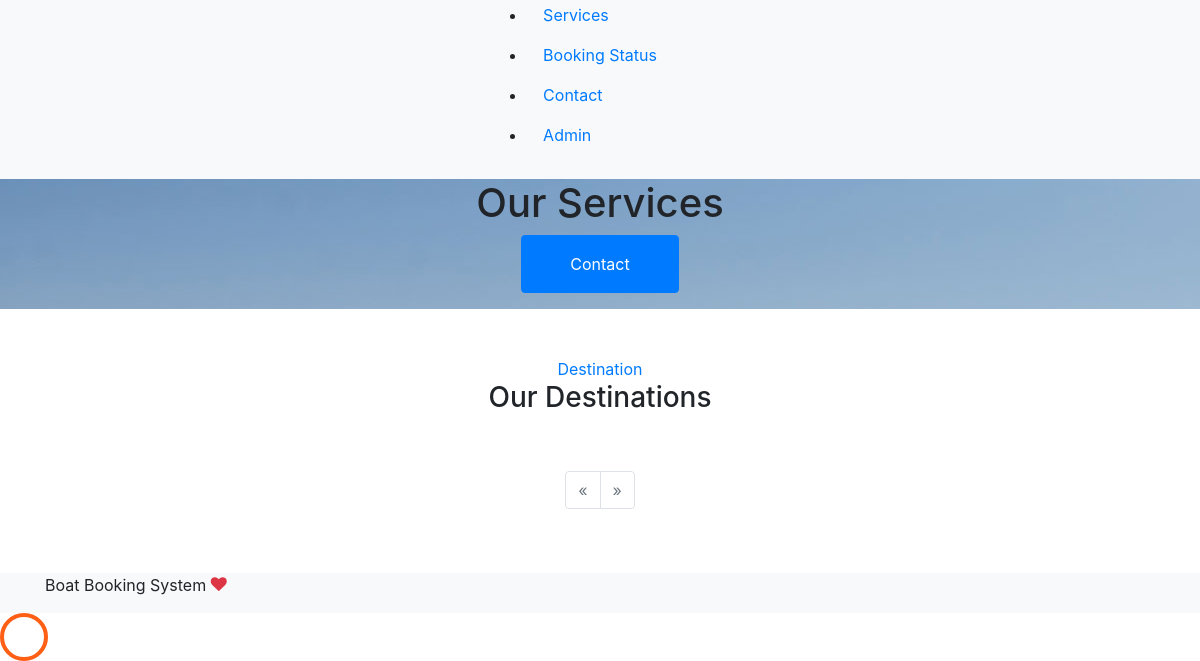
The app's page /bbs/services.php (lower part), older data.
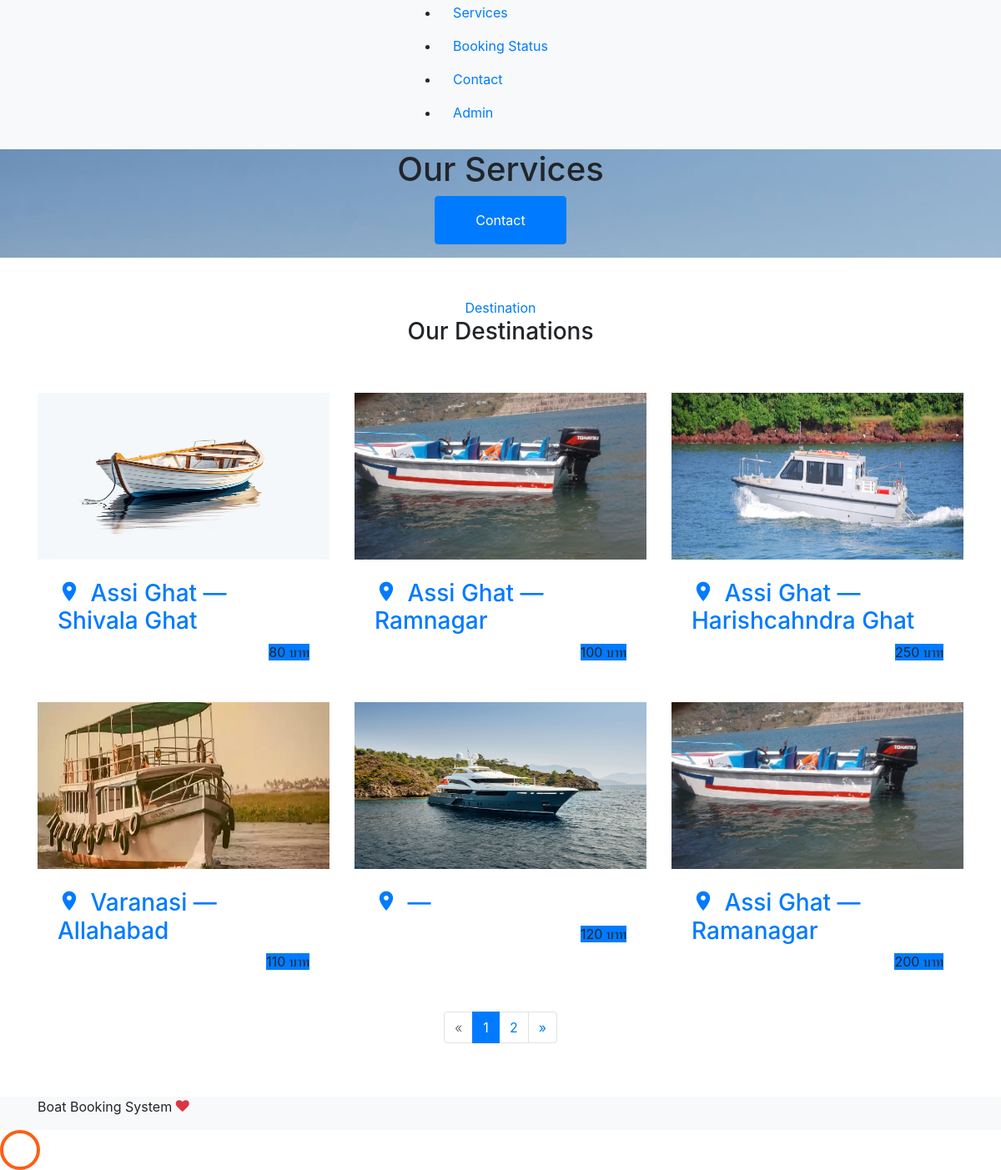
The same page, newer data.
### tables this page shows
CREATE TABLE `tblboat` (
  `ID` int(5) NOT NULL,
  `BoatName` varchar(250) DEFAULT NULL,
  `Image` varchar(250) DEFAULT NULL,
  `Size` varchar(100) DEFAULT NULL,
  `Capacity` varchar(100) DEFAULT NULL,
  `Source` varchar(250) DEFAULT NULL,
  `Destination` varchar(250) DEFAULT NULL,
  `Route` varchar(250) DEFAULT NULL,
  `Price` decimal(10,0) DEFAULT NULL,
  `Description` mediumtext DEFAULT NULL,
  `AddedBy` int(5) DEFAULT NULL,
  `CreationDate` timestamp NULL DEFAULT current_timestamp()
);

### bbs/services.php (the view, shortened to what this page needs)
<?php session_start();
include('includes/config.php');
?>
<!DOCTYPE html>
<html lang="en">
<head>
  <link rel="stylesheet" href="fonts/icomoon/style.css">
  <link rel="stylesheet" href="css/bootstrap.min.css">
  <link rel="stylesheet" href="css/jquery-ui.css">
  <link rel="stylesheet" href="css/owl.carousel.min.css">
  <link rel="stylesheet" href="css/owl.theme.default.min.css">
  <link rel="stylesheet" href="css/owl.theme.default.min.css">
  <link rel="stylesheet" href="css/jquery.fancybox.min.css">
  <link rel="stylesheet" href="css/bootstrap-datepicker.css">
  <link rel="stylesheet" href="fonts/flaticon/font/flaticon.css">
  <link rel="stylesheet" href="css/aos.css">
  <link href="css/jquery.mb.YTPlayer.min.css" media="all" rel="stylesheet" type="text/css">
  <link rel="stylesheet" href="css/style.css">
</head>
<body data-spy="scroll" data-target=".site-navbar-target" data-offset="300">
  <div class="site-wrap">
   <?php include_once("includes/navbar.php");?>
      <div class="intro-section" style="background-image: url('images/hero_2.jpg');">
        <div class="container">
          <div class="row align-items-center">
            <div class="col-lg-7 mx-auto text-center" data-aos="fade-up">
              <h1>Our Services</h1>
              <p><a href="#" class="btn btn-primary py-3 px-5">Contact</a></p>
            </div>
          </div>
        </div>
      </div>
<?php
$limit = 6;
if (isset($_GET['page']) && is_numeric($_GET['page'])) {
    $page = intval($_GET['page']);
} else {
    $page = 1;
}
$offset = ($page - 1) * $limit;
$total_query = mysqli_query($con, "SELECT COUNT(*) FROM tblboat");
$total_row = mysqli_fetch_array($total_query);
$total_records = $total_row[0];
$total_pages = ceil($total_records / $limit);
$query = mysqli_query($con, "SELECT * FROM tblboat LIMIT $limit OFFSET $offset");
?>
<div class="py-5">
  <div class="container">
    <div class="row justify-content-center mb-5">
      <div class="col-md-7 text-center">
        <span class="text-serif text-primary">Destination</span>
        <h3 class="heading-92913 text-black text-center">Our Destinations</h3>
      </div>
    </div>
    <div class="row">
      <?php while ($result = mysqli_fetch_array($query)) { ?>
        <div class="col-md-6 col-lg-4 mb-4">
          <div class="service-39381">
            <img src="admin/images/<?php echo $result['Image']; ?>" alt="Image" width="350" height="200">
            <div class="p-4">
              <h3><a href="boat-details.php?bid=<?php echo $result['ID']; ?>"><span class="icon-room mr-1 text-primary"></span> <?php echo $result['Source']; ?> &mdash; <?php echo $result['Destination']; ?></a></h3>
              <div class="d-flex">
                <div class="ml-auto price">
                  <span class="bg-primary"><?php echo $result['Price']; ?> บาท</span>
                </div>
              </div>
            </div>
          </div>
        </div>
      <?php } ?>
    </div>
    <div class="pagination justify-content-center">
      <nav aria-label="Page navigation">
        <ul class="pagination">
          <?php if ($page > 1): ?>
            <li class="page-item">
              <a class="page-link" href="?page=<?php echo $page - 1; ?>" aria-label="Previous">
                <span aria-hidden="true">&laquo;</span>
              </a>
            </li>
          <?php else: ?>
            <li class="page-item disabled">
              <span class="page-link">&laquo;</span>
            </li>
          <?php endif; ?>
          <?php for ($i = 1; $i <= $total_pages; $i++): ?>
            <li class="page-item <?php if ($i == $page) echo 'active'; ?>">
              <a class="page-link" href="?page=<?php echo $i; ?>"><?php echo $i; ?></a>
            </li>
          <?php endfor; ?>
          <?php if ($page < $total_pages): ?>
            <li class="page-item">
              <a class="page-link" href="?page=<?php echo $page + 1; ?>" aria-label="Next">
                <span aria-hidden="true">&raquo;</span>
              </a>
            </li>
          <?php else: ?>
            <li class="page-item disabled">
              <span class="page-link">&raquo;</span>
            </li>
          <?php endif; ?>
        </ul>
      </nav>
    </div>
  </div>
</div>
 <?php include_once("includes/footer.php");?>
  </div>
  <div id="loader" class="show fullscreen"><svg class="circular" width="48px" height="48px"><circle class="path-bg" cx="24" cy="24" r="22" fill="none" stroke-width="4" stroke="#eeeeee"/><circle class="path" cx="24" cy="24" r="22" fill="none" stroke-width="4" stroke-miterlimit="10" stroke="#ff5e15"/></svg></div>
</body>
</html>

### bbs/includes/navbar.php (shortened to what this page needs)
<div class="header-top bg-light">
      <div class="site-navbar py-2 js-sticky-header site-navbar-target d-none pl-0 d-lg-block" role="banner">
      <div class="container">
        <div class="d-flex align-items-center">
          <div class="mx-auto">
            <nav class="site-navigation position-relative text-right" role="navigation">
              <ul class="site-menu main-menu js-clone-nav mr-auto d-none pl-0 d-lg-block">
                <li>
                  <a href="services.php" class="nav-link text-left">Services</a>
                </li>
                  <li>
                  <a href="status.php" class="nav-link text-left"> Booking Status</a>
                </li>
                 <li>
                    <a href="contact.php" class="nav-link text-left">Contact</a>
                  </li>
                  <li><a href="admin/index.php" class="nav-link text-left">Admin</a></li>
              </ul>
            </nav>
          </div>
        </div>
      </div>
    </div>
    </div>

### bbs/includes/footer.php
<div class="footer bg-light">
  <div class="container">
    <div class="row">
      <div class="col-12">
        <div class="copyright">
            <p>
              Boat Booking System <i class="icon-heart text-danger" aria-hidden="true"></i>
                </p>
        </div>
      </div>
    </div>
  </div>
</div>

Row changes from the older to the newer data that the page shows:
added tblboat: Image (picture), Source "Assi Ghat", Destination "Shivala Ghat", Price "80"
added tblboat: Image (picture), Source "Assi Ghat", Destination "Ramnagar", Price "100"
added tblboat: Image (picture), Source "Assi Ghat", Destination "Harishcahndra Ghat", Price "250"
added tblboat: Image (picture), Source "Varanasi", Destination "Allahabad", Price "110"
added tblboat: Image (picture), Price "120"
added tblboat: Image (picture), Source "Assi Ghat", Destination "Ramanagar", Price "200"
Text that changed along with them:
new list line: "1"
new list line: "2"
